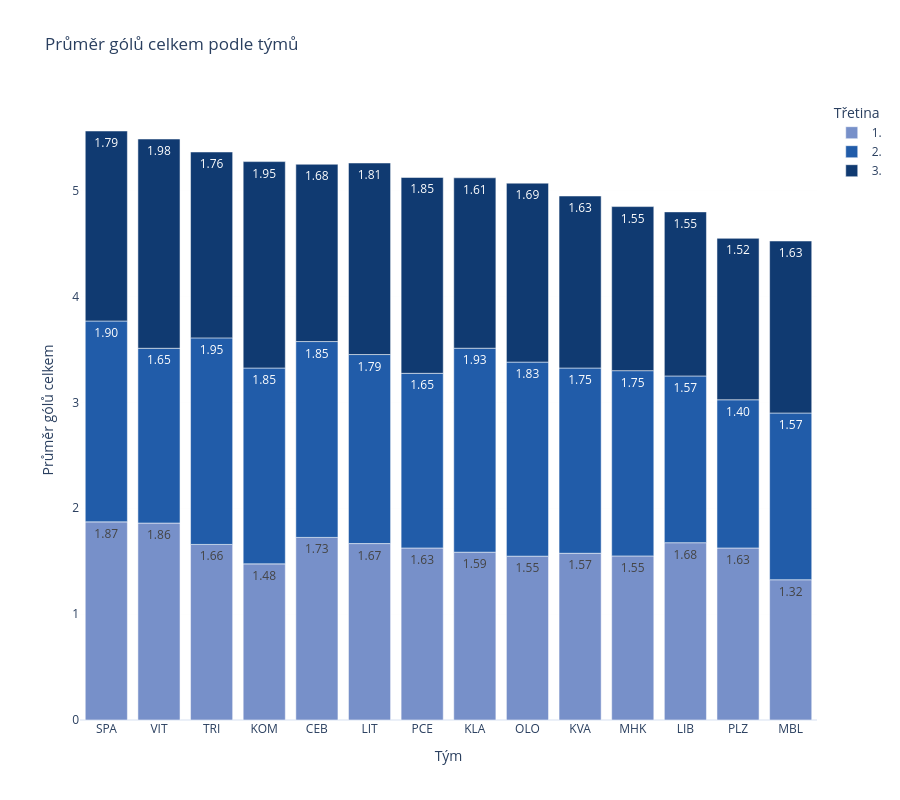
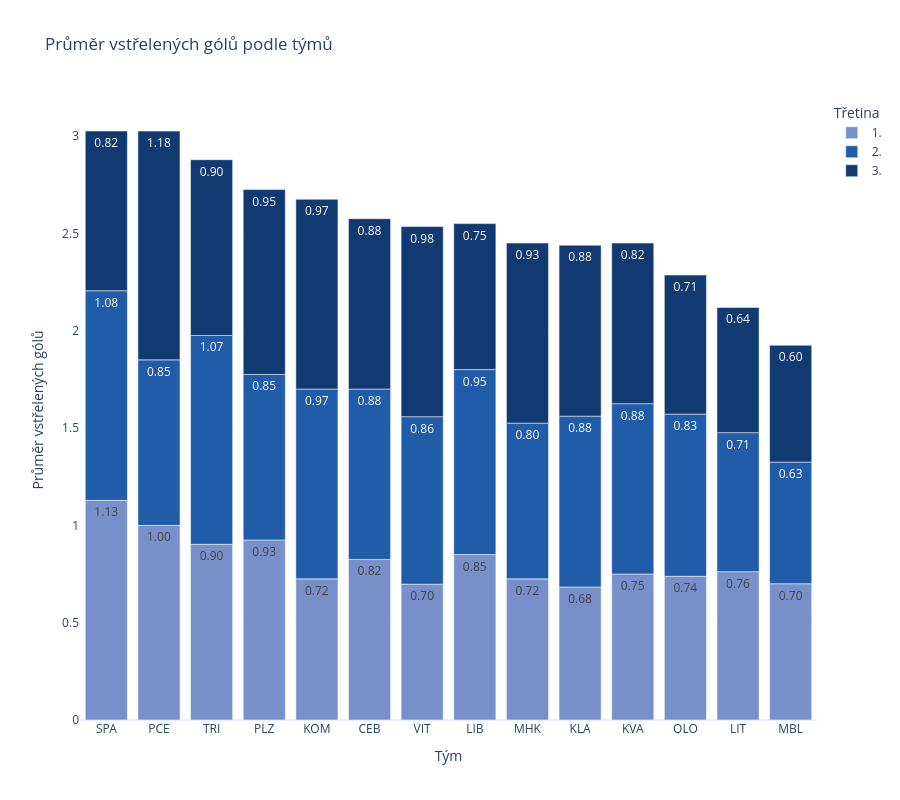
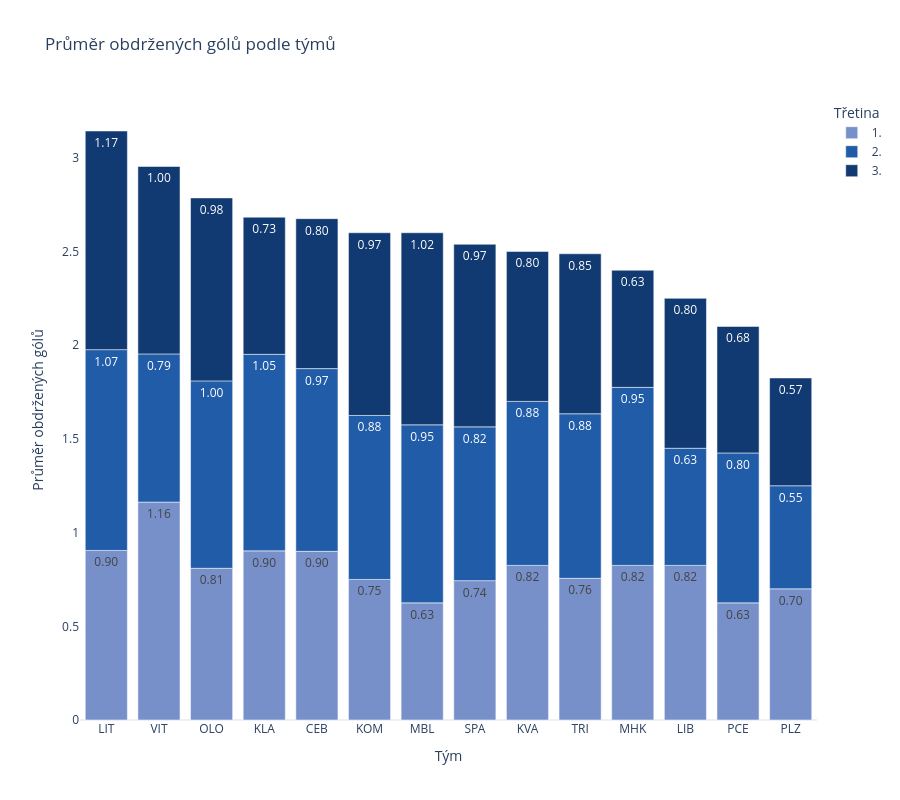

The notebook cell these images were saved under, in order:
### Code cell
for avg_metric in AVG_LABELS.keys(): 

    fig = px.bar(
        team_period.loc[lambda x: x["period"]!="F"],
        x="team",
        y=avg_metric,
        color="period_label",
        title=f"{AVG_LABELS[avg_metric]} podle týmů",
        color_discrete_map=COLOR_MAP_SHORT,
        text=avg_metric,
        labels={
            "team": "Tým",
            avg_metric: AVG_LABELS[avg_metric],
            "period_label": "Třetina",
        },
    )
    
    order = (team_period.loc[lambda x: x["period"] == "F"].sort_values(avg_metric, ascending=False)["team"])
    
    fig.update_traces(
        texttemplate="%{text:.2f}",   
        textposition="inside",
    )
    
    fig.update_layout(
        height=800,
        xaxis=dict(
            categoryorder="array",
            categoryarray=order
        ),
        yaxis_title=AVG_LABELS[avg_metric],
    )
    
    fig.update_yaxes(
        categoryorder="array", 
        categoryarray=order,
        showgrid=True,
        gridwidth=0.1,
        gridcolor="rgba(0,0,0,0.1)",
                    )
    
    fig.show()

### Figure 1 — Plotly figure (JSON) as saved in the notebook; plotly's stock layout.template omitted (floating-point values rounded to 4 significant figures)
{"data": [{"alignmentgroup": "True", "hovertemplate": "Třetina=1.<br>Tým=%{x}<br>Průměr gólů celkem=%{text}<extra></extra>", "legendgroup": "1.", "marker": {"color": "#7790C9", "pattern": {"shape": ""}}, "name": "1.", "offsetgroup": "1.", "orientation": "v", "showlegend": true, "text": [1.725, 1.585, 1.475, 1.575, 1.675, 1.667, 1.325, 1.55, 1.548, 1.625, 1.625, 1.872, 1.659, 1.86], "textposition": "inside", "texttemplate": "%{text:.2f}", "type": "bar", "x": ["CEB", "KLA", "KOM", "KVA", "LIB", "LIT", "MBL", "MHK", "OLO", "PCE", "PLZ", "SPA", "TRI", "VIT"], "xaxis": "x", "y": [1.725, 1.585, 1.475, 1.575, 1.675, 1.667, 1.325, 1.55, 1.548, 1.625, 1.625, 1.872, 1.659, 1.86], "yaxis": "y"}, {"alignmentgroup": "True", "hovertemplate": "Třetina=2.<br>Tým=%{x}<br>Průměr gólů celkem=%{text}<extra></extra>", "legendgroup": "2.", "marker": {"color": "#215CA9", "pattern": {"shape": ""}}, "name": "2.", "offsetgroup": "2.", "orientation": "v", "showlegend": true, "text": [1.85, 1.927, 1.85, 1.75, 1.575, 1.786, 1.575, 1.75, 1.833, 1.65, 1.4, 1.897, 1.951, 1.651], "textposition": "inside", "texttemplate": "%{text:.2f}", "type": "bar", "x": ["CEB", "KLA", "KOM", "KVA", "LIB", "LIT", "MBL", "MHK", "OLO", "PCE", "PLZ", "SPA", "TRI", "VIT"], "xaxis": "x", "y": [1.85, 1.927, 1.85, 1.75, 1.575, 1.786, 1.575, 1.75, 1.833, 1.65, 1.4, 1.897, 1.951, 1.651], "yaxis": "y"}, {"alignmentgroup": "True", "hovertemplate": "Třetina=3.<br>Tým=%{x}<br>Průměr gólů celkem=%{text}<extra></extra>", "legendgroup": "3.", "marker": {"color": "#103A71", "pattern": {"shape": ""}}, "name": "3.", "offsetgroup": "3.", "orientation": "v", "showlegend": true, "text": [1.675, 1.61, 1.95, 1.625, 1.55, 1.81, 1.625, 1.55, 1.69, 1.85, 1.525, 1.795, 1.756, 1.977], "textposition": "inside", "texttemplate": "%{text:.2f}", "type": "bar", "x": ["CEB", "KLA", "KOM", "KVA", "LIB", "LIT", "MBL", "MHK", "OLO", "PCE", "PLZ", "SPA", "TRI", "VIT"], "xaxis": "x", "y": [1.675, 1.61, 1.95, 1.625, 1.55, 1.81, 1.625, 1.55, 1.69, 1.85, 1.525, 1.795, 1.756, 1.977], "yaxis": "y"}], "layout": {"barmode": "relative", "height": 800, "legend": {"title": {"text": "Třetina"}, "tracegroupgap": 0}, "title": {"text": "Průměr gólů celkem podle týmů"}, "xaxis": {"anchor": "y", "categoryarray": ["SPA", "VIT", "TRI", "KOM", "CEB", "LIT", "PCE", "KLA", "OLO", "KVA", "MHK", "LIB", "PLZ", "MBL"], "categoryorder": "array", "domain": [0, 1], "title": {"text": "Tým"}}, "yaxis": {"anchor": "x", "categoryarray": ["SPA", "VIT", "TRI", "KOM", "CEB", "LIT", "PCE", "KLA", "OLO", "KVA", "MHK", "LIB", "PLZ", "MBL"], "categoryorder": "array", "domain": [0, 1], "gridcolor": "rgba(0,0,0,0.1)", "gridwidth": 0.1, "showgrid": true, "title": {"text": "Průměr gólů celkem"}}}}

### Figure 2 — Plotly figure (JSON) as saved in the notebook; plotly's stock layout.template omitted (floating-point values rounded to 4 significant figures)
{"data": [{"alignmentgroup": "True", "hovertemplate": "Třetina=1.<br>Tým=%{x}<br>Průměr vstřelených gólů=%{text}<extra></extra>", "legendgroup": "1.", "marker": {"color": "#7790C9", "pattern": {"shape": ""}}, "name": "1.", "offsetgroup": "1.", "orientation": "v", "showlegend": true, "text": [0.825, 0.6829, 0.725, 0.75, 0.85, 0.7619, 0.7, 0.725, 0.7381, 1, 0.925, 1.128, 0.9024, 0.6977], "textposition": "inside", "texttemplate": "%{text:.2f}", "type": "bar", "x": ["CEB", "KLA", "KOM", "KVA", "LIB", "LIT", "MBL", "MHK", "OLO", "PCE", "PLZ", "SPA", "TRI", "VIT"], "xaxis": "x", "y": [0.825, 0.6829, 0.725, 0.75, 0.85, 0.7619, 0.7, 0.725, 0.7381, 1, 0.925, 1.128, 0.9024, 0.6977], "yaxis": "y"}, {"alignmentgroup": "True", "hovertemplate": "Třetina=2.<br>Tým=%{x}<br>Průměr vstřelených gólů=%{text}<extra></extra>", "legendgroup": "2.", "marker": {"color": "#215CA9", "pattern": {"shape": ""}}, "name": "2.", "offsetgroup": "2.", "orientation": "v", "showlegend": true, "text": [0.875, 0.878, 0.975, 0.875, 0.95, 0.7143, 0.625, 0.8, 0.8333, 0.85, 0.85, 1.077, 1.073, 0.8605], "textposition": "inside", "texttemplate": "%{text:.2f}", "type": "bar", "x": ["CEB", "KLA", "KOM", "KVA", "LIB", "LIT", "MBL", "MHK", "OLO", "PCE", "PLZ", "SPA", "TRI", "VIT"], "xaxis": "x", "y": [0.875, 0.878, 0.975, 0.875, 0.95, 0.7143, 0.625, 0.8, 0.8333, 0.85, 0.85, 1.077, 1.073, 0.8605], "yaxis": "y"}, {"alignmentgroup": "True", "hovertemplate": "Třetina=3.<br>Tým=%{x}<br>Průměr vstřelených gólů=%{text}<extra></extra>", "legendgroup": "3.", "marker": {"color": "#103A71", "pattern": {"shape": ""}}, "name": "3.", "offsetgroup": "3.", "orientation": "v", "showlegend": true, "text": [0.875, 0.878, 0.975, 0.825, 0.75, 0.6429, 0.6, 0.925, 0.7143, 1.175, 0.95, 0.8205, 0.9024, 0.9767], "textposition": "inside", "texttemplate": "%{text:.2f}", "type": "bar", "x": ["CEB", "KLA", "KOM", "KVA", "LIB", "LIT", "MBL", "MHK", "OLO", "PCE", "PLZ", "SPA", "TRI", "VIT"], "xaxis": "x", "y": [0.875, 0.878, 0.975, 0.825, 0.75, 0.6429, 0.6, 0.925, 0.7143, 1.175, 0.95, 0.8205, 0.9024, 0.9767], "yaxis": "y"}], "layout": {"barmode": "relative", "height": 800, "legend": {"title": {"text": "Třetina"}, "tracegroupgap": 0}, "title": {"text": "Průměr vstřelených gólů podle týmů"}, "xaxis": {"anchor": "y", "categoryarray": ["SPA", "PCE", "TRI", "PLZ", "KOM", "CEB", "VIT", "LIB", "MHK", "KLA", "KVA", "OLO", "LIT", "MBL"], "categoryorder": "array", "domain": [0, 1], "title": {"text": "Tým"}}, "yaxis": {"anchor": "x", "categoryarray": ["SPA", "PCE", "TRI", "PLZ", "KOM", "CEB", "VIT", "LIB", "MHK", "KLA", "KVA", "OLO", "LIT", "MBL"], "categoryorder": "array", "domain": [0, 1], "gridcolor": "rgba(0,0,0,0.1)", "gridwidth": 0.1, "showgrid": true, "title": {"text": "Průměr vstřelených gólů"}}}}

### Figure 3 — Plotly figure (JSON) as saved in the notebook; plotly's stock layout.template omitted (floating-point values rounded to 4 significant figures)
{"data": [{"alignmentgroup": "True", "hovertemplate": "Třetina=1.<br>Tým=%{x}<br>Průměr obdržených gólů=%{text}<extra></extra>", "legendgroup": "1.", "marker": {"color": "#7790C9", "pattern": {"shape": ""}}, "name": "1.", "offsetgroup": "1.", "orientation": "v", "showlegend": true, "text": [0.9, 0.9024, 0.75, 0.825, 0.825, 0.9048, 0.625, 0.825, 0.8095, 0.625, 0.7, 0.7436, 0.7561, 1.163], "textposition": "inside", "texttemplate": "%{text:.2f}", "type": "bar", "x": ["CEB", "KLA", "KOM", "KVA", "LIB", "LIT", "MBL", "MHK", "OLO", "PCE", "PLZ", "SPA", "TRI", "VIT"], "xaxis": "x", "y": [0.9, 0.9024, 0.75, 0.825, 0.825, 0.9048, 0.625, 0.825, 0.8095, 0.625, 0.7, 0.7436, 0.7561, 1.163], "yaxis": "y"}, {"alignmentgroup": "True", "hovertemplate": "Třetina=2.<br>Tým=%{x}<br>Průměr obdržených gólů=%{text}<extra></extra>", "legendgroup": "2.", "marker": {"color": "#215CA9", "pattern": {"shape": ""}}, "name": "2.", "offsetgroup": "2.", "orientation": "v", "showlegend": true, "text": [0.975, 1.049, 0.875, 0.875, 0.625, 1.071, 0.95, 0.95, 1, 0.8, 0.55, 0.8205, 0.878, 0.7907], "textposition": "inside", "texttemplate": "%{text:.2f}", "type": "bar", "x": ["CEB", "KLA", "KOM", "KVA", "LIB", "LIT", "MBL", "MHK", "OLO", "PCE", "PLZ", "SPA", "TRI", "VIT"], "xaxis": "x", "y": [0.975, 1.049, 0.875, 0.875, 0.625, 1.071, 0.95, 0.95, 1, 0.8, 0.55, 0.8205, 0.878, 0.7907], "yaxis": "y"}, {"alignmentgroup": "True", "hovertemplate": "Třetina=3.<br>Tým=%{x}<br>Průměr obdržených gólů=%{text}<extra></extra>", "legendgroup": "3.", "marker": {"color": "#103A71", "pattern": {"shape": ""}}, "name": "3.", "offsetgroup": "3.", "orientation": "v", "showlegend": true, "text": [0.8, 0.7317, 0.975, 0.8, 0.8, 1.167, 1.025, 0.625, 0.9762, 0.675, 0.575, 0.9744, 0.8537, 1], "textposition": "inside", "texttemplate": "%{text:.2f}", "type": "bar", "x": ["CEB", "KLA", "KOM", "KVA", "LIB", "LIT", "MBL", "MHK", "OLO", "PCE", "PLZ", "SPA", "TRI", "VIT"], "xaxis": "x", "y": [0.8, 0.7317, 0.975, 0.8, 0.8, 1.167, 1.025, 0.625, 0.9762, 0.675, 0.575, 0.9744, 0.8537, 1], "yaxis": "y"}], "layout": {"barmode": "relative", "height": 800, "legend": {"title": {"text": "Třetina"}, "tracegroupgap": 0}, "title": {"text": "Průměr obdržených gólů podle týmů"}, "xaxis": {"anchor": "y", "categoryarray": ["LIT", "VIT", "OLO", "KLA", "CEB", "KOM", "MBL", "SPA", "KVA", "TRI", "MHK", "LIB", "PCE", "PLZ"], "categoryorder": "array", "domain": [0, 1], "title": {"text": "Tým"}}, "yaxis": {"anchor": "x", "categoryarray": ["LIT", "VIT", "OLO", "KLA", "CEB", "KOM", "MBL", "SPA", "KVA", "TRI", "MHK", "LIB", "PCE", "PLZ"], "categoryorder": "array", "domain": [0, 1], "gridcolor": "rgba(0,0,0,0.1)", "gridwidth": 0.1, "showgrid": true, "title": {"text": "Průměr obdržených gólů"}}}}
